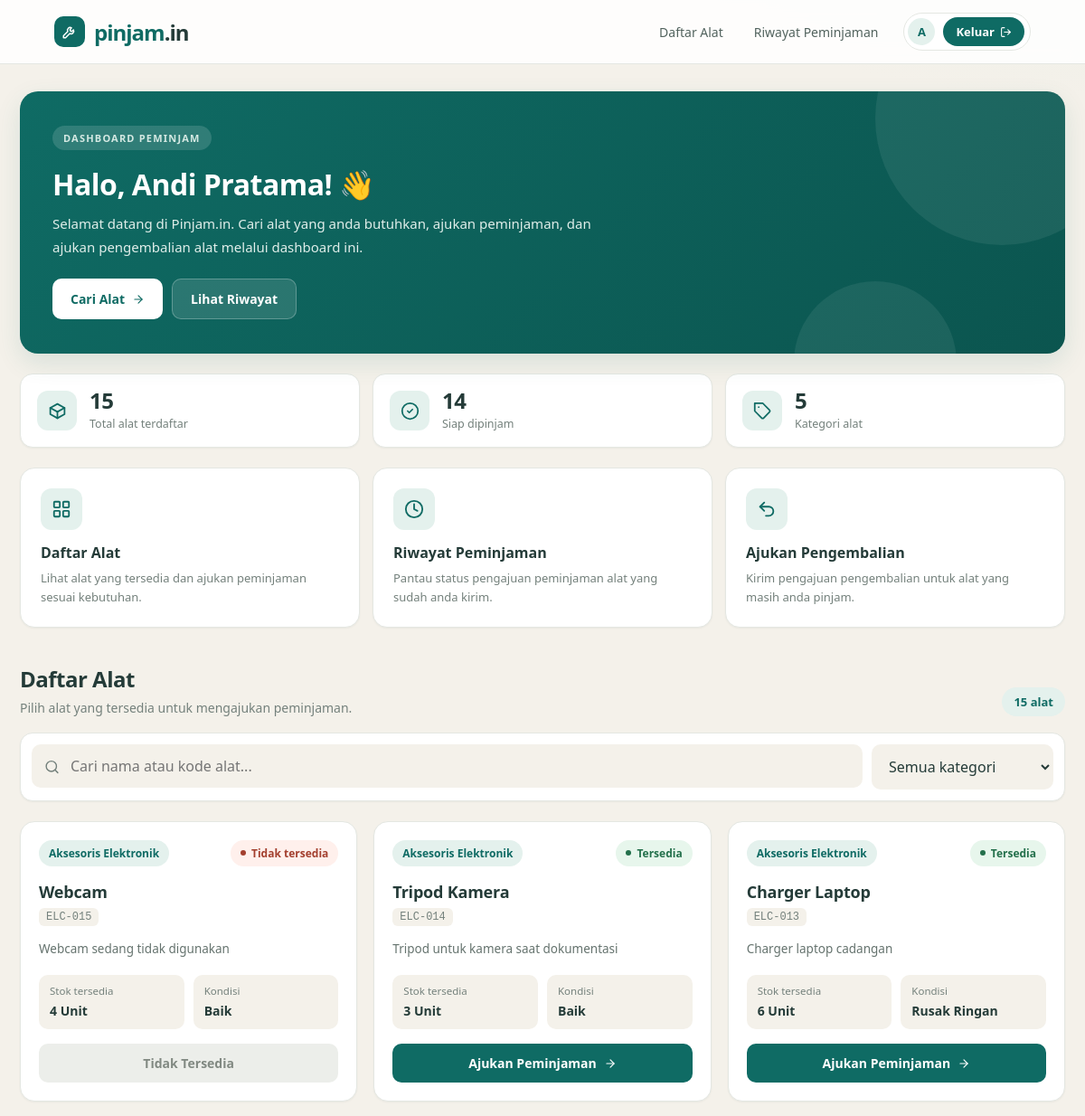
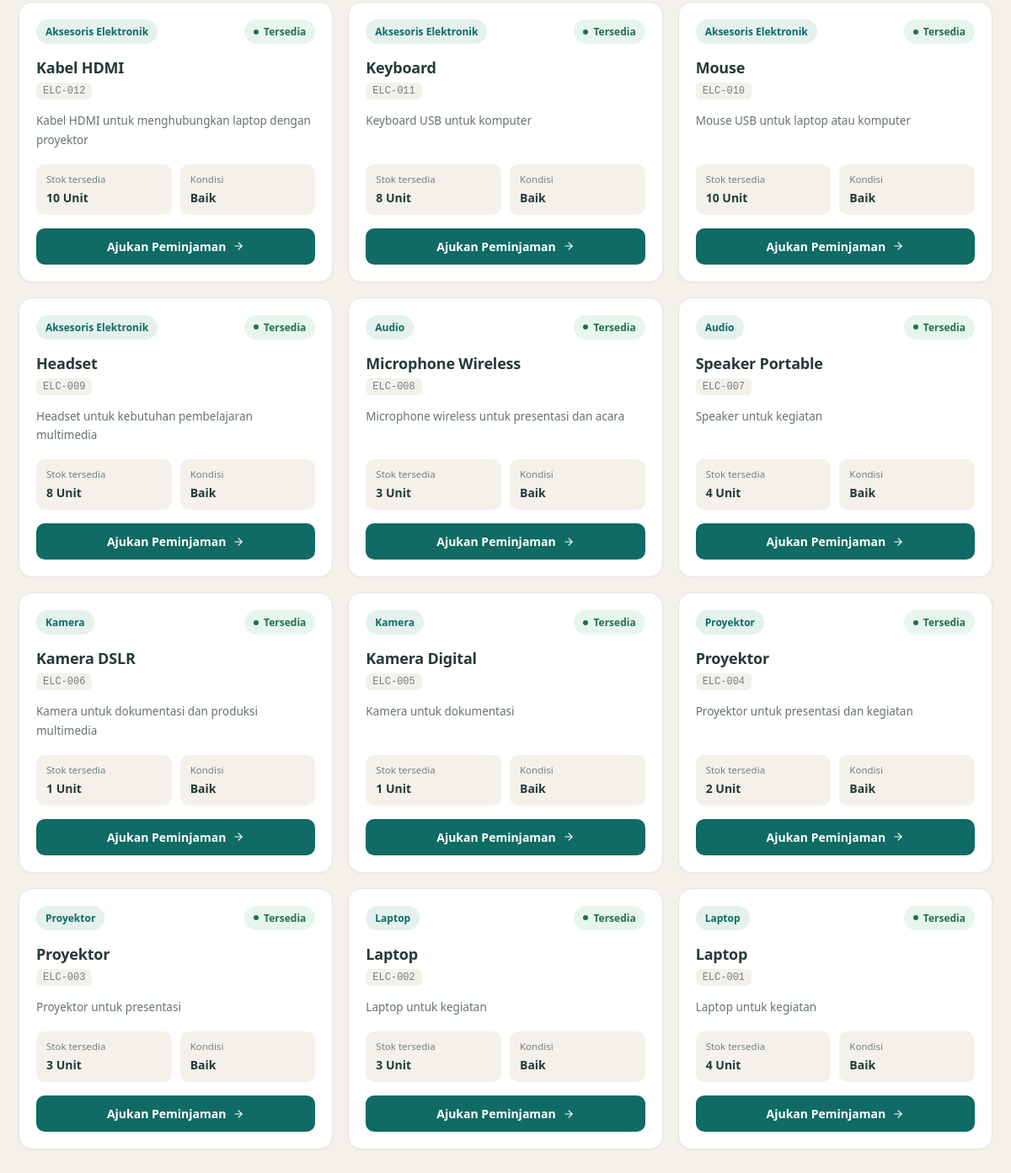
The page /View/v_homepeminjam.php (signed in) on the database its author committed (2 pictures, top to bottom).
### tables this page shows
CREATE TABLE `alat` (
  `id_alat` int(11) NOT NULL,
  `kode_alat` varchar(20) NOT NULL,
  `nama_alat` varchar(100) NOT NULL,
  `id_kategori` int(11) NOT NULL,
  `merk` varchar(50) DEFAULT NULL,
  `jumlah` int(11) NOT NULL DEFAULT 1,
  `kondisi` enum('baik','rusak_ringan','rusak_berat') NOT NULL DEFAULT 'baik',
  `status` enum('tersedia','dipinjam','tidak_aktif') NOT NULL DEFAULT 'tersedia',
  `deskripsi` text DEFAULT NULL
);

CREATE TABLE `kategori` (
  `id_kategori` int(11) NOT NULL,
  `nama_kategori` varchar(50) NOT NULL
);

### Model/m_koneksi.php (called while the page is built, shortened)
<?php
class koneksi {
    private $host = "localhost";
    private $username = "root";
    private $pass = "";
    private $db = "pinjamin_electronic";
    function __construct()
    {
        $this->koneksi = mysqli_connect($this->host, $this->username, $this->pass, $this->db);
    }
}
?>

### Model/m_alat.php (called while the page is built, shortened)
<?php
include_once __DIR__ . "/m_koneksi.php";
class m_alat
{
    public function tampil_data()
    {
        $koneksi = new koneksi();
        $sql = "SELECT alat.*, kategori.nama_kategori
                FROM alat
                LEFT JOIN kategori
                    ON alat.id_kategori = kategori.id_kategori
                ORDER BY alat.id_alat DESC";
        $query = mysqli_query($koneksi->koneksi, $sql);
        $result = [];
        while ($data = mysqli_fetch_assoc($query)) {
            $result[] = $data;
        }
        return $result;
    }
}
?>

### Model/m_kategori.php (called while the page is built, shortened)
<?php
require_once __DIR__ . "/m_koneksi.php";
class m_kategori
{
    public function tampil_data()
    {
        $koneksi = new koneksi();
        $sql = "SELECT * FROM kategori ORDER BY id_kategori DESC";
        $query = mysqli_query($koneksi->koneksi, $sql);
        $result = [];
        while ($data = mysqli_fetch_assoc($query)) {
            $result[] = $data;
        }
        return $result;
    }
}
?>

### View/v_homepeminjam.php (the view, shortened to what this page needs)
<?php
require_once __DIR__ . "/../Model/m_alat.php";
require_once __DIR__ . "/../Model/m_kategori.php";
$user = $_SESSION["data"];
$namaUser = $user["nama"] ?? $user["username"] ?? "Peminjam";
$alatModel = new m_alat();
$kategoriModel = new m_kategori();
$semuaAlat = $alatModel->tampil_data();
$semuaKategori = $kategoriModel->tampil_data();
function h_home_peminjam($nilai)
{
    return htmlspecialchars((string) $nilai, ENT_QUOTES, "UTF-8");
}
function alat_tersedia_home($alat)
{
    return (
        ($alat["status"] ?? "") === "tersedia" &&
        (int) ($alat["jumlah"] ?? 0) > 0 &&
        ($alat["kondisi"] ?? "") !== "rusak_berat"
    );
}
$totalAlat = is_array($semuaAlat) ? count($semuaAlat) : 0;
$totalTersedia = 0;
$totalKategori = is_array($semuaKategori) ? count($semuaKategori) : 0;
if (!empty($semuaAlat)) {
    foreach ($semuaAlat as $a) {
        if (alat_tersedia_home($a)) {
            $totalTersedia++;
        }
    }
}
$inisial = strtoupper(mb_substr($namaUser, 0, 1, "UTF-8"));
?>
<!DOCTYPE html>
<html lang="id">
<head>
</head>
<body>
<header class="navbar">
    <a href="v_homepeminjam.php" class="brand">
        <div class="brand-mark">
            <svg class="ic" viewBox="0 0 24 24"><path d="M14.7 6.3a4 4 0 0 0-5.4 5.4L3 18v3h3l6.3-6.3a4 4 0 0 0 5.4-5.4l-2.4 2.4-2.1-.6-.6-2.1z"/></svg>
        </div>
        <div>pinjam<span>.in</span></div>
    </a>
    <nav class="nav-right">
        <a class="nav-link" href="#daftar-alat">Daftar Alat</a>
        <a class="nav-link"
           href="../Controller/c_pengajuan.php?aksi=riwayat">
            Riwayat Peminjaman
        </a>
        <div class="user-chip">
            <div class="avatar"><?= h_home_peminjam($inisial) ?></div>
            <a class="logout" href="../Controller/c_logout.php">
                Keluar
                <svg class="ic" viewBox="0 0 24 24"><path d="M9 21H5a2 2 0 0 1-2-2V5a2 2 0 0 1 2-2h4"/><path d="m16 17 5-5-5-5"/><path d="M21 12H9"/></svg>
            </a>
        </div>
    </nav>
</header>
<main class="container">
    <section class="welcome">
        <div class="welcome-inner">
            <small>DASHBOARD PEMINJAM</small>
            <h1>Halo, <?= h_home_peminjam($namaUser) ?>! 👋</h1>
            <p>
                Selamat datang di Pinjam.in. Cari alat yang anda butuhkan,
                ajukan peminjaman, dan ajukan pengembalian alat melalui dashboard ini.
            </p>
            <div class="hero-actions">
                <a class="hero-btn light" href="#daftar-alat">
                    Cari Alat
                    <svg class="ic" viewBox="0 0 24 24"><path d="M5 12h14"/><path d="m12 5 7 7-7 7"/></svg>
                </a>
                <a class="hero-btn ghost"
                   href="../Controller/c_pengajuan.php?aksi=riwayat">
                    Lihat Riwayat
                </a>
            </div>
        </div>
    </section>
    <section class="stats">
        <div class="stat">
            <div class="stat-icon">
                <svg class="ic" viewBox="0 0 24 24"><path d="M21 8 12 3 3 8v8l9 5 9-5z"/><path d="m3 8 9 5 9-5"/><path d="M12 13v8"/></svg>
            </div>
            <div>
                <strong><?= $totalAlat ?></strong>
                <span>Total alat terdaftar</span>
            </div>
        </div>
        <div class="stat">
            <div class="stat-icon">
                <svg class="ic" viewBox="0 0 24 24"><circle cx="12" cy="12" r="10"/><path d="m9 12 2 2 4-4"/></svg>
            </div>
            <div>
                <strong><?= $totalTersedia ?></strong>
                <span>Siap dipinjam</span>
            </div>
        </div>
        <div class="stat">
            <div class="stat-icon">
                <svg class="ic" viewBox="0 0 24 24"><path d="M20.6 13.4 13.4 20.6a2 2 0 0 1-2.8 0L2 12V2h10l8.6 8.6a2 2 0 0 1 0 2.8z"/><path d="M7 7h.01"/></svg>
            </div>
            <div>
                <strong><?= $totalKategori ?></strong>
                <span>Kategori alat</span>
            </div>
        </div>
    </section>
    <section class="quick-links">
        <a class="quick-card" href="#daftar-alat">
            <div class="quick-icon">
                <svg class="ic" viewBox="0 0 24 24"><rect x="3" y="3" width="7" height="7" rx="1"/><rect x="14" y="3" width="7" height="7" rx="1"/><rect x="3" y="14" width="7" height="7" rx="1"/><rect x="14" y="14" width="7" height="7" rx="1"/></svg>
            </div>
            <h3>Daftar Alat</h3>
            <p>Lihat alat yang tersedia dan ajukan peminjaman sesuai kebutuhan.</p>
        </a>
        <a class="quick-card"
           href="../Controller/c_pengajuan.php?aksi=riwayat">
            <div class="quick-icon">
                <svg class="ic" viewBox="0 0 24 24"><circle cx="12" cy="12" r="10"/><path d="M12 6v6l4 2"/></svg>
            </div>
            <h3>Riwayat Peminjaman</h3>
            <p>Pantau status pengajuan peminjaman alat yang sudah anda kirim.</p>
        </a>
        <a class="quick-card"
           href="../Controller/c_pengajuan_pengembalian.php?aksi=form">
            <div class="quick-icon">
                <svg class="ic" viewBox="0 0 24 24"><path d="M9 14 4 9l5-5"/><path d="M4 9h10.5a5.5 5.5 0 0 1 0 11H11"/></svg>
            </div>
            <h3>Ajukan Pengembalian</h3>
            <p>Kirim pengajuan pengembalian untuk alat yang masih anda pinjam.</p>
        </a>
    </section>
    <section id="daftar-alat">
        <div class="section-heading">
            <div>
                <h2>Daftar Alat</h2>
                <p>Pilih alat yang tersedia untuk mengajukan peminjaman.</p>
            </div>
            <div class="result-count" id="hitungAlat"><?= $totalAlat ?> alat</div>
        </div>
        <div class="filters">
            <div class="search-wrap">
                <input type="search" id="cariAlat"
                       placeholder="Cari nama atau kode alat..."
                       aria-label="Cari alat">
            </div>
            <select id="filterKategori" aria-label="Filter kategori">
                <option value="">Semua kategori</option>
            </select>
        </div>
        <div class="tool-grid" id="daftarAlat">
            <?php
            if (!empty($semuaAlat)):
                foreach ($semuaAlat as $alat):
                    $namaAlat = $alat["nama_alat"] ?? "Alat";
                    $kodeAlat = $alat["kode_alat"] ?? "";
                    $namaKategori = $alat["nama_kategori"] ?? "Lainnya";
                    $jumlahStok = (int) ($alat["jumlah"] ?? 0);
                    $kondisiAlat = $alat["kondisi"] ?? "";
                    $deskripsi = $alat["deskripsi"] ?? "";
                    $tersedia = alat_tersedia_home($alat);
            ?>
                <article class="tool-card"
                    data-nama="<?= h_home_peminjam(strtolower($namaAlat)) ?>"
                    data-kode="<?= h_home_peminjam(strtolower($kodeAlat)) ?>"
                    data-kategori="<?= h_home_peminjam(strtolower($namaKategori)) ?>">
                    <div class="tool-top">
                        <span class="tool-category">
                            <?= h_home_peminjam($namaKategori) ?>
                        </span>
                        <span class="tool-status <?= $tersedia ? "" : "unavailable" ?>">
                            <?= $tersedia ? "Tersedia" : "Tidak tersedia" ?>
                        </span>
                    </div>
                    <h3><?= h_home_peminjam($namaAlat) ?></h3>
                    <div class="tool-code">
                        <?= h_home_peminjam($kodeAlat ?: "-") ?>
                    </div>
                    <p class="tool-description">
                        <?= h_home_peminjam(
                            $deskripsi !== "" ? $deskripsi : "Tidak ada deskripsi alat."
                        ) ?>
                    </p>
                    <div class="tool-meta">
                        <div class="meta-box">
                            <span>Stok tersedia</span>
                            <strong><?= $jumlahStok ?> unit</strong>
                        </div>
                        <div class="meta-box">
                            <span>Kondisi</span>
                            <strong>
                                <?= h_home_peminjam(
                                    str_replace("_", " ", $kondisiAlat ?: "-")
                                ) ?>
                            </strong>
                        </div>
                    </div>
                    <?php if ($tersedia): ?>
                        <a class="btn-primary"
                           href="../Controller/c_pengajuan.php?aksi=form&id_alat=<?= (int) $alat["id_alat"] ?>">
                            Ajukan Peminjaman
                            <svg class="ic" viewBox="0 0 24 24"><path d="M5 12h14"/><path d="m12 5 7 7-7 7"/></svg>
                        </a>
                    <?php else: ?>
                        <button class="btn-disabled" disabled>
                            Tidak Tersedia
                        </button>
                    <?php endif; ?>
                </article>
            <?php
                endforeach;
            endif;
            ?>
        </div>
    </section>
</main>
</body>
</html>

### rows shown on the page
alat: id_kategori.nama_kategori "Aksesoris Elektronik", status "Tidak tersedia", nama_alat "Webcam", kode_alat "ELC-015", deskripsi "Webcam sedang tidak digunakan", jumlah "4", kondisi "Baik"
alat: id_kategori.nama_kategori "Aksesoris Elektronik", status "Tersedia", nama_alat "Tripod Kamera", kode_alat "ELC-014", deskripsi "Tripod untuk kamera saat dokumentasi", jumlah "3", kondisi "Baik"
alat: id_kategori.nama_kategori "Aksesoris Elektronik", status "Tersedia", nama_alat "Charger Laptop", kode_alat "ELC-013", deskripsi "Charger laptop cadangan", jumlah "6", kondisi "Rusak Ringan"
alat: id_kategori.nama_kategori "Aksesoris Elektronik", status "Tersedia", nama_alat "Kabel HDMI", kode_alat "ELC-012", deskripsi "Kabel HDMI untuk menghubungkan laptop dengan proyektor", jumlah "10", kondisi "Baik"
alat: id_kategori.nama_kategori "Aksesoris Elektronik", status "Tersedia", nama_alat "Keyboard", kode_alat "ELC-011", deskripsi "Keyboard USB untuk komputer", jumlah "8", kondisi "Baik"
alat: id_kategori.nama_kategori "Aksesoris Elektronik", status "Tersedia", nama_alat "Mouse", kode_alat "ELC-010", deskripsi "Mouse USB untuk laptop atau komputer", jumlah "10", kondisi "Baik"
alat: id_kategori.nama_kategori "Aksesoris Elektronik", status "Tersedia", nama_alat "Headset", kode_alat "ELC-009", deskripsi "Headset untuk kebutuhan pembelajaran multimedia", jumlah "8", kondisi "Baik"
alat: id_kategori.nama_kategori "Audio", status "Tersedia", nama_alat "Microphone Wireless", kode_alat "ELC-008", deskripsi "Microphone wireless untuk presentasi dan acara", jumlah "3", kondisi "Baik"
alat: id_kategori.nama_kategori "Audio", status "Tersedia", nama_alat "Speaker Portable", kode_alat "ELC-007", deskripsi "Speaker untuk kegiatan", jumlah "4", kondisi "Baik"
alat: id_kategori.nama_kategori "Kamera", status "Tersedia", nama_alat "Kamera DSLR", kode_alat "ELC-006", deskripsi "Kamera untuk dokumentasi dan produksi multimedia", jumlah "1", kondisi "Baik"
alat: id_kategori.nama_kategori "Kamera", status "Tersedia", nama_alat "Kamera Digital", kode_alat "ELC-005", deskripsi "Kamera untuk dokumentasi", jumlah "1", kondisi "Baik"
alat: id_kategori.nama_kategori "Proyektor", status "Tersedia", nama_alat "Proyektor", kode_alat "ELC-004", deskripsi "Proyektor untuk presentasi dan kegiatan", jumlah "2", kondisi "Baik"
alat: id_kategori.nama_kategori "Proyektor", status "Tersedia", nama_alat "Proyektor", kode_alat "ELC-003", deskripsi "Proyektor untuk presentasi", jumlah "3", kondisi "Baik"
alat: id_kategori.nama_kategori "Laptop", status "Tersedia", nama_alat "Laptop", kode_alat "ELC-002", deskripsi "Laptop untuk kegiatan", jumlah "3", kondisi "Baik"
alat: id_kategori.nama_kategori "Laptop", status "Tersedia", nama_alat "Laptop", kode_alat "ELC-001", deskripsi "Laptop untuk kegiatan", jumlah "4", kondisi "Baik"

### other values the page prints
h_home_peminjam($inisial) "A"
h_home_peminjam($namaUser) "Andi Pratama"
$totalAlat "15"
$totalTersedia "14"
$totalKategori "5"
